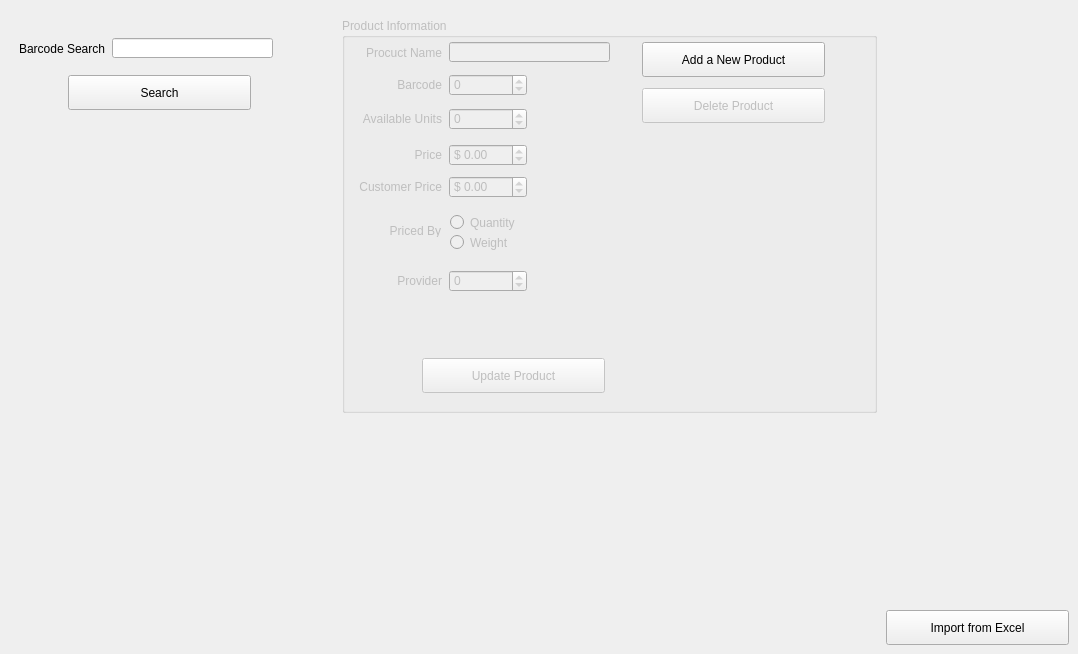
    <widget class="QWidget" name="manage_products_tab">
     <attribute name="title">
      <string>Manage Products</string>
     </attribute>
     <widget class="QLabel" name="label_33">
      <property name="geometry">
       <rect>
        <x>16</x>
        <y>42</y>
        <width>89</width>
        <height>13</height>
       </rect>
      </property>
      <property name="text">
       <string>Barcode Search</string>
      </property>
      <property name="alignment">
       <set>Qt::AlignRight|Qt::AlignTrailing|Qt::AlignVCenter</set>
      </property>
     </widget>
     <widget class="QLineEdit" name="mp_barcode_search_field">
      <property name="geometry">
       <rect>
        <x>112</x>
        <y>38</y>
        <width>161</width>
        <height>20</height>
       </rect>
      </property>
     </widget>
     <widget class="QPushButton" name="mp_search_btn">
      <property name="geometry">
       <rect>
        <x>68</x>
        <y>75</y>
        <width>183</width>
        <height>35</height>
       </rect>
      </property>
      <property name="text">
       <string>Search</string>
      </property>
     </widget>
     <widget class="QGroupBox" name="mp_product_gbox">
      <property name="enabled">
       <bool>false</bool>
      </property>
      <property name="geometry">
       <rect>
        <x>342</x>
        <y>18</y>
        <width>535</width>
        <height>395</height>
       </rect>
      </property>
      <property name="title">
       <string>Product Information</string>
      </property>
      <widget class="QPushButton" name="mp_delete_btn">
       <property name="geometry">
        <rect>
         <x>300</x>
         <y>70</y>
         <width>183</width>
         <height>35</height>
        </rect>
       </property>
       <property name="text">
        <string>Delete Product</string>
       </property>
      </widget>
      <widget class="QLineEdit" name="mp_name_field">
       <property name="geometry">
        <rect>
         <x>107</x>
         <y>24</y>
         <width>161</width>
         <height>20</height>
        </rect>
       </property>
      </widget>
      <widget class="QPushButton" name="mp_update_btn">
       <property name="geometry">
        <rect>
         <x>80</x>
         <y>340</y>
         <width>183</width>
         <height>35</height>
        </rect>
       </property>
       <property name="text">
        <string>Update Product</string>
       </property>
      </widget>
      <widget class="QLabel" name="label_9">
       <property name="geometry">
        <rect>
         <x>11</x>
         <y>94</y>
         <width>89</width>
         <height>13</height>
        </rect>
       </property>
       <property name="text">
        <string>Available Units</string>
       </property>
       <property name="alignment">
        <set>Qt::AlignRight|Qt::AlignTrailing|Qt::AlignVCenter</set>
       </property>
      </widget>
      <widget class="QLabel" name="label_15">
       <property name="geometry">
        <rect>
         <x>11</x>
         <y>162</y>
         <width>89</width>
         <height>13</height>
        </rect>
       </property>
       <property name="text">
        <string>Customer Price</string>
       </property>
       <property name="alignment">
        <set>Qt::AlignRight|Qt::AlignTrailing|Qt::AlignVCenter</set>
       </property>
      </widget>
      <widget class="QLabel" name="label_13">
       <property name="geometry">
        <rect>
         <x>11</x>
         <y>256</y>
         <width>89</width>
         <height>13</height>
        </rect>
       </property>
       <property name="text">
        <string>Provider</string>
       </property>
       <property name="alignment">
        <set>Qt::AlignRight|Qt::AlignTrailing|Qt::AlignVCenter</set>
       </property>
      </widget>
      <widget class="QLabel" name="label_12">
       <property name="geometry">
        <rect>
         <x>11</x>
         <y>130</y>
         <width>89</width>
         <height>13</height>
        </rect>
       </property>
       <property name="text">
        <string>Price</string>
       </property>
       <property name="alignment">
        <set>Qt::AlignRight|Qt::AlignTrailing|Qt::AlignVCenter</set>
       </property>
      </widget>
      <widget class="QLabel" name="label_11">
       <property name="geometry">
        <rect>
         <x>11</x>
         <y>28</y>
         <width>89</width>
         <height>13</height>
        </rect>
       </property>
       <property name="text">
        <string>Procuct Name</string>
       </property>
       <property name="alignment">
        <set>Qt::AlignRight|Qt::AlignTrailing|Qt::AlignVCenter</set>
       </property>
      </widget>
      <widget class="QLabel" name="label_10">
       <property name="geometry">
        <rect>
         <x>11</x>
         <y>60</y>
         <width>89</width>
         <height>13</height>
        </rect>
       </property>
       <property name="text">
        <string>Barcode</string>
       </property>
       <property name="alignment">
        <set>Qt::AlignRight|Qt::AlignTrailing|Qt::AlignVCenter</set>
       </property>
      </widget>
      <widget class="QRadioButton" name="mp_weight_rb">
       <property name="geometry">
        <rect>
         <x>108</x>
         <y>216</y>
         <width>82</width>
         <height>17</height>
        </rect>
       </property>
       <property name="text">
        <string>Weight</string>
       </property>
      </widget>
      <widget class="QRadioButton" name="mp_quantity_rb">
       <property name="geometry">
        <rect>
         <x>108</x>
         <y>196</y>
         <width>82</width>
         <height>17</height>
        </rect>
       </property>
       <property name="text">
        <string>Quantity</string>
       </property>
      </widget>
      <widget class="QLabel" name="label_19">
       <property name="geometry">
        <rect>
         <x>10</x>
         <y>206</y>
         <width>89</width>
         <height>13</height>
        </rect>
       </property>
       <property name="text">
        <string>Priced By</string>
       </property>
       <property name="alignment">
        <set>Qt::AlignRight|Qt::AlignTrailing|Qt::AlignVCenter</set>
       </property>
      </widget>
      <widget class="QSpinBox" name="mp_provider_sbox">
       <property name="geometry">
        <rect>
         <x>107</x>
         <y>252</y>
         <width>78</width>
         <height>22</height>
        </rect>
       </property>
       <property name="wrapping">
        <bool>true</bool>
       </property>
       <property name="alignment">
        <set>Qt::AlignLeading|Qt::AlignLeft|Qt::AlignVCenter</set>
       </property>
       <property name="showGroupSeparator" stdset="0">
        <bool>false</bool>
       </property>
       <property name="suffix">
        <string/>
       </property>
       <property name="minimum">
        <number>0</number>
       </property>
       <property name="maximum">
        <number>999999</number>
       </property>
       <property name="value">
        <number>0</number>
       </property>
      </widget>
      <widget class="QDoubleSpinBox" name="mp_customer_price_sbox">
       <property name="geometry">
        <rect>
         <x>107</x>
         <y>158</y>
         <width>78</width>
         <height>22</height>
        </rect>
       </property>
       <property name="wrapping">
        <bool>true</bool>
       </property>
       <property name="showGroupSeparator" stdset="0">
        <bool>false</bool>
       </property>
       <property name="prefix">
        <string>$ </string>
       </property>
       <property name="maximum">
        <double>99999.990000000005239</double>
       </property>
       <property name="value">
        <double>0.000000000000000</double>
       </property>
      </widget>
      <widget class="QDoubleSpinBox" name="mp_price_sbox">
       <property name="geometry">
        <rect>
         <x>107</x>
         <y>126</y>
         <width>78</width>
         <height>22</height>
        </rect>
       </property>
       <property name="wrapping">
        <bool>true</bool>
       </property>
       <property name="showGroupSeparator" stdset="0">
        <bool>false</bool>
       </property>
       <property name="prefix">
        <string>$ </string>
       </property>
       <property name="maximum">
        <double>99999.990000000005239</double>
       </property>
       <property name="value">
        <double>0.000000000000000</double>
       </property>
      </widget>
      <widget class="QSpinBox" name="mp_available_units_sbox">
       <property name="geometry">
        <rect>
         <x>107</x>
         <y>90</y>
         <width>78</width>
         <height>22</height>
        </rect>
       </property>
       <property name="wrapping">
        <bool>true</bool>
       </property>
       <property name="alignment">
        <set>Qt::AlignLeading|Qt::AlignLeft|Qt::AlignVCenter</set>
       </property>
       <property name="showGroupSeparator" stdset="0">
        <bool>false</bool>
       </property>
       <property name="suffix">
        <string/>
       </property>
       <property name="minimum">
        <number>0</number>
       </property>
       <property name="maximum">
        <number>999999</number>
       </property>
       <property name="value">
        <number>0</number>
       </property>
      </widget>
      <widget class="QSpinBox" name="mp_barcode_sbox">
       <property name="geometry">
        <rect>
         <x>107</x>
         <y>56</y>
         <width>78</width>
         <height>22</height>
        </rect>
       </property>
       <property name="wrapping">
        <bool>true</bool>
       </property>
       <property name="alignment">
        <set>Qt::AlignLeading|Qt::AlignLeft|Qt::AlignVCenter</set>
       </property>
       <property name="showGroupSeparator" stdset="0">
        <bool>false</bool>
       </property>
       <property name="suffix">
        <string/>
       </property>
       <property name="minimum">
        <number>0</number>
       </property>
       <property name="maximum">
        <number>999999</number>
       </property>
       <property name="value">
        <number>0</number>
       </property>
      </widget>
     </widget>
     <widget class="QPushButton" name="mp_add_btn">
      <property name="geometry">
       <rect>
        <x>642</x>
        <y>42</y>
        <width>183</width>
        <height>35</height>
       </rect>
      </property>
      <property name="text">
       <string>Add a New Product</string>
      </property>
     </widget>
     <widget class="QPushButton" name="mp_import_btn">
      <property name="geometry">
       <rect>
        <x>886</x>
        <y>610</y>
        <width>183</width>
        <height>35</height>
       </rect>
      </property>
      <property name="text">
       <string>Import from Excel</string>
      </property>
     </widget>
     <zorder>label_33</zorder>
     <zorder>mp_barcode_search_field</zorder>
     <zorder>mp_search_btn</zorder>
     <zorder>mp_product_gbox</zorder>
     <zorder>mp_add_btn</zorder>
     <zorder>mp_import_btn</zorder>
     <zorder>mp_customer_price_sbox</zorder>
     <zorder>mp_price_sbox</zorder>
    </widget>
